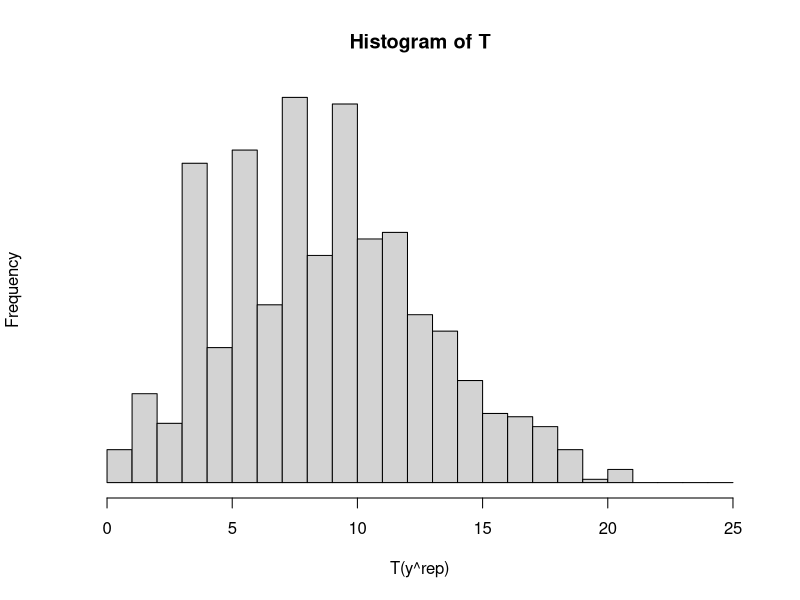

This chart was generated by the following R code:
ydata<-c(1,1,0,0,0,0,0,1,1,1,1,1,0,0,0,0,0,0,0,0)
sample_theta <- rbeta(1000,8,14)
T <- numeric(1000)
for(i in 1:1000){
  num <- 0
  y <- c()
  while(num < 13){
    y_rep <- rbinom(1,1,sample_theta[i])
    y <- c(y,y_rep)
    if(y_rep == 0){
      num <- num + 1
    }
  }
  T[i] <- sum(abs(y[2:length(y)]-y[1:length(y)-1]))
  
}
hist(T, xlab="T(y^rep)", yaxt="n",
     breaks=seq(0, 25,1), cex=2)